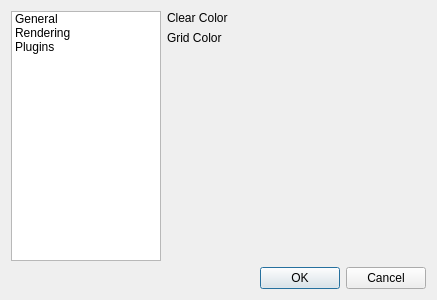
<?xml version="1.0" encoding="UTF-8"?>
<ui version="4.0">
 <class>SettingsDialog</class>
 <widget class="QDialog" name="SettingsDialog">
  <property name="geometry">
   <rect>
    <x>0</x>
    <y>0</y>
    <width>437</width>
    <height>300</height>
   </rect>
  </property>
  <property name="windowTitle">
   <string>Dialog</string>
  </property>
  <layout class="QVBoxLayout" name="verticalLayout">
   <item>
    <layout class="QHBoxLayout" name="horizontalLayout">
     <item>
      <widget class="QListWidget" name="listWidget">
       <property name="enabled">
        <bool>true</bool>
       </property>
       <property name="sizePolicy">
        <sizepolicy hsizetype="Minimum" vsizetype="Expanding">
         <horstretch>0</horstretch>
         <verstretch>0</verstretch>
        </sizepolicy>
       </property>
       <property name="maximumSize">
        <size>
         <width>150</width>
         <height>16777215</height>
        </size>
       </property>
       <property name="selectionBehavior">
        <enum>QAbstractItemView::SelectRows</enum>
       </property>
       <property name="iconSize">
        <size>
         <width>24</width>
         <height>24</height>
        </size>
       </property>
       <item>
        <property name="text">
         <string>General</string>
        </property>
        <property name="icon">
         <iconset resource="../resources/ivygen.qrc">
          <normaloff>:/resources/images/preferences-system.png</normaloff>:/resources/images/preferences-system.png</iconset>
        </property>
        <property name="flags">
         <set>ItemIsSelectable|ItemIsEnabled</set>
        </property>
       </item>
       <item>
        <property name="text">
         <string>Rendering</string>
        </property>
        <property name="icon">
         <iconset resource="../resources/ivygen.qrc">
          <normaloff>:/resources/images/preferences-rendering.png</normaloff>:/resources/images/preferences-rendering.png</iconset>
        </property>
       </item>
       <item>
        <property name="text">
         <string>Plugins</string>
        </property>
        <property name="icon">
         <iconset resource="../resources/ivygen.qrc">
          <normaloff>:/resources/images/preferences-plugin.png</normaloff>:/resources/images/preferences-plugin.png</iconset>
        </property>
       </item>
      </widget>
     </item>
     <item>
      <widget class="QStackedWidget" name="stackedWidget">
       <property name="sizePolicy">
        <sizepolicy hsizetype="Expanding" vsizetype="Preferred">
         <horstretch>0</horstretch>
         <verstretch>0</verstretch>
        </sizepolicy>
       </property>
       <property name="currentIndex">
        <number>1</number>
       </property>
       <widget class="QWidget" name="page">
        <layout class="QVBoxLayout" name="verticalLayout_2">
         <item>
          <widget class="QLabel" name="label">
           <property name="text">
            <string>TODO</string>
           </property>
          </widget>
         </item>
        </layout>
       </widget>
       <widget class="QWidget" name="page_2">
        <layout class="QFormLayout" name="formLayout">
         <property name="leftMargin">
          <number>0</number>
         </property>
         <property name="topMargin">
          <number>0</number>
         </property>
         <property name="rightMargin">
          <number>0</number>
         </property>
         <property name="bottomMargin">
          <number>0</number>
         </property>
         <item row="0" column="0">
          <widget class="QLabel" name="label_2">
           <property name="text">
            <string>Clear Color</string>
           </property>
          </widget>
         </item>
         <item row="1" column="0">
          <widget class="QLabel" name="label_3">
           <property name="text">
            <string>Grid Color</string>
           </property>
          </widget>
         </item>
         <item row="0" column="1">
          <widget class="ColorPickerWidget" name="clearColorPicker" native="true"/>
         </item>
         <item row="1" column="1">
          <widget class="ColorPickerWidget" name="gridColorPicker" native="true"/>
         </item>
        </layout>
       </widget>
      </widget>
     </item>
    </layout>
   </item>
   <item>
    <widget class="QDialogButtonBox" name="buttonBox">
     <property name="orientation">
      <enum>Qt::Horizontal</enum>
     </property>
     <property name="standardButtons">
      <set>QDialogButtonBox::Cancel|QDialogButtonBox::Ok</set>
     </property>
    </widget>
   </item>
  </layout>
 </widget>
 <customwidgets>
  <customwidget>
   <class>ColorPickerWidget</class>
   <extends>QWidget</extends>
   <header location="global">colorpickerwidget.h</header>
   <container>1</container>
  </customwidget>
 </customwidgets>
 <resources>
  <include location="../resources/ivygen.qrc"/>
 </resources>
 <connections>
  <connection>
   <sender>buttonBox</sender>
   <signal>accepted()</signal>
   <receiver>SettingsDialog</receiver>
   <slot>accept()</slot>
   <hints>
    <hint type="sourcelabel">
     <x>248</x>
     <y>254</y>
    </hint>
    <hint type="destinationlabel">
     <x>157</x>
     <y>274</y>
    </hint>
   </hints>
  </connection>
  <connection>
   <sender>buttonBox</sender>
   <signal>rejected()</signal>
   <receiver>SettingsDialog</receiver>
   <slot>reject()</slot>
   <hints>
    <hint type="sourcelabel">
     <x>316</x>
     <y>260</y>
    </hint>
    <hint type="destinationlabel">
     <x>286</x>
     <y>274</y>
    </hint>
   </hints>
  </connection>
  <connection>
   <sender>listWidget</sender>
   <signal>currentRowChanged(int)</signal>
   <receiver>stackedWidget</receiver>
   <slot>setCurrentIndex(int)</slot>
   <hints>
    <hint type="sourcelabel">
     <x>59</x>
     <y>135</y>
    </hint>
    <hint type="destinationlabel">
     <x>252</x>
     <y>135</y>
    </hint>
   </hints>
  </connection>
 </connections>
</ui>
